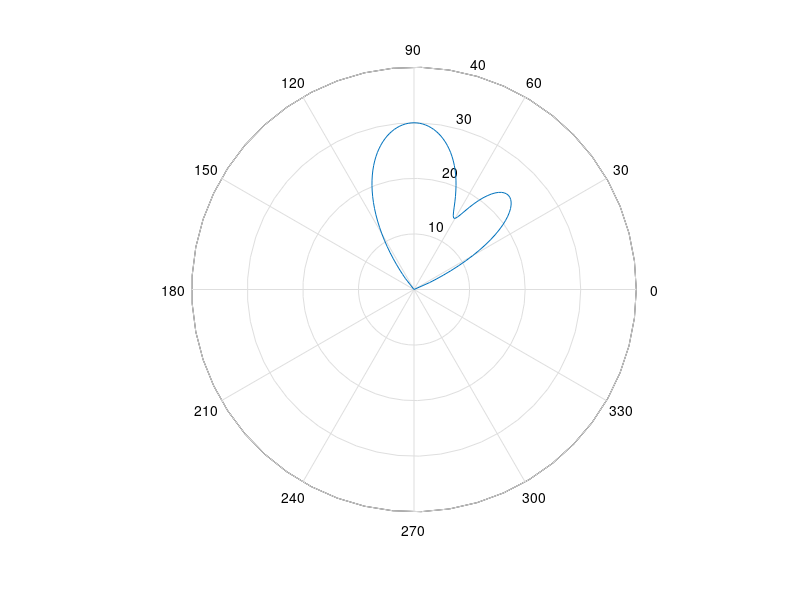
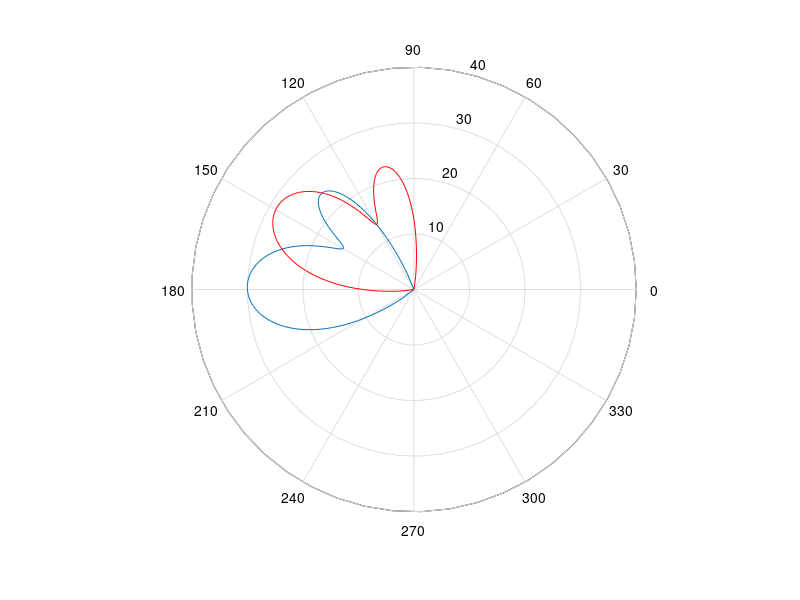
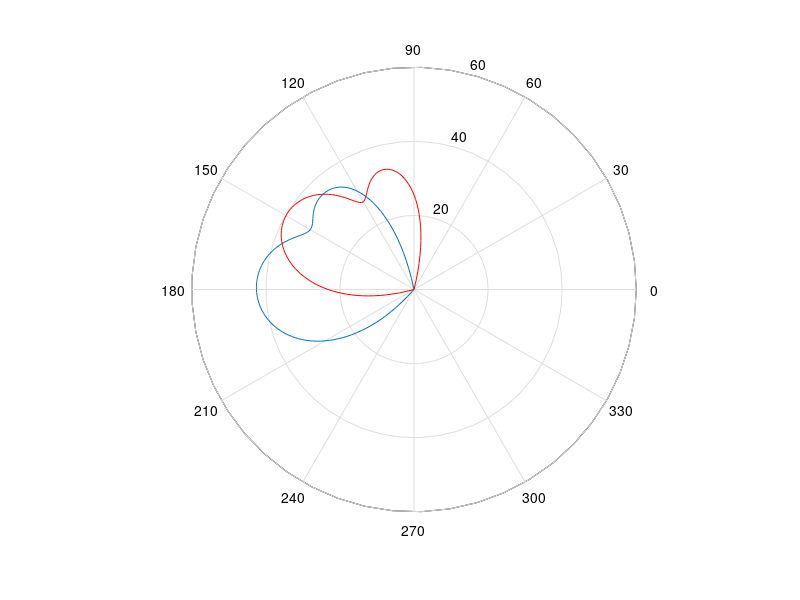

Reproduce these figures in MATLAB, in order.
% templat exercise 1A
%=============================================================================
% Copyright (c) by Patrick Eggers 2008. All rigts reserved.
% This copyright notice may NOT be removed from the program
% and must accompany any part of the program being copied .
%==============================================================================
clear all;
clf;
close all

%% Transmitted Power in dB

Tx_power = 30; 


j=sqrt(-1);

test_power=0;

del_ang=1;%2.5; % angular resolution
%check what happens at -180
lo_deg=1;
hi_deg=360;
phi=lo_deg:del_ang:hi_deg; % full circle
deg2rad=pi/180;
rad2deg=180/pi;
rad=phi*deg2rad; % in radians
phi_0=0;

% 1st part of pattern
a=zeros(size(rad)); % why do we do this, what happen w this statement?
a1=sin(rad).^30;  % 53 to 128 deg

% 2nd part of pattern
a2=0.25*cos(rad-pi/4).^80; % 24 to 66 deg

% combine thge two in to one common pattern 'a' .. how ??

a(53:128)=a1(53:128);
a(24:66)=a(24:66)+a2(24:66);

% dB and plot
a_dB=10.*log10(a + 0.001);

a_dB_polar=[ transpose(rad) transpose(a_dB+Tx_power*ones(size(a_dB,1),size(a_dB,2)))];


%plot(rad,a_dB);
figure
polar(a_dB_polar(:,1),a_dB_polar(:,2)) % what should arguments be?
% axis([0 2*pi -60 0])

%% 

dirac90=zeros(size(rad));
dirac60=zeros(size(rad));
dirac90(90)=1;
dirac60(60)=3/4;

rect1=zeros(size(rad));
rect1(80:100)=1;

rect2=zeros(size(rad));
rect2(54:67)=3/4;

Rect1=fft(rect1);
Rect2=fft(rect2);

Dirac= fft(dirac90);
Dirac2= fft(dirac60);


A=fft(a);
RESULT=ifft((A).*Dirac);
RESULT2=ifft((A).*Dirac2);
RESULT_dB=10.*log10(RESULT + 0.001);
RESULT2_dB=10.*log10(RESULT2 + 0.001);


RESULT3=ifft((A).*Rect1);
RESULT4=ifft((A).*Rect2);
RESULT3_dB=10.*log10(RESULT3 + 0.001);
RESULT4_dB=10.*log10(RESULT4 + 0.001);

RESULT_dB_polar=[ transpose(rad) transpose(RESULT_dB+Tx_power*ones(size(RESULT_dB,1),size(RESULT_dB,2)))];
RESULT2_dB_polar=[ transpose(rad) transpose(RESULT2_dB+Tx_power*ones(size(RESULT2_dB,1),size(RESULT2_dB,2)))];

figure
polar(RESULT_dB_polar(:,1),RESULT_dB_polar(:,2))
hold on
polar(RESULT2_dB_polar(:,1),RESULT2_dB_polar(:,2),'r')
hold off


RESULT3_dB_polar=[ transpose(rad) transpose(RESULT3_dB+Tx_power*ones(size(RESULT_dB,1),size(RESULT_dB,2)))];
RESULT4_dB_polar=[ transpose(rad) transpose(RESULT4_dB+Tx_power*ones(size(RESULT2_dB,1),size(RESULT2_dB,2)))];
figure

polar(RESULT3_dB_polar(:,1),RESULT3_dB_polar(:,2))
hold on
polar(RESULT4_dB_polar(:,1),RESULT4_dB_polar(:,2),'r')
hold off



%-------------- question 1  ---------------------
%calculate C0/I0

%CS/IS

%2)------------- question 2 ------------------------
% make angular correlation/convolution of patterna and new environment
% how ??? .. think of convolution --- vs frequency domain
% NOTE dB is only for plotting/visualisation .. all manipulations are in liear power
% (OR du you have an altrenativeto solving the question .. then do both)

%initiate Cs and Is

% perform correlation of a and Cs

% perform correlation of a and Is

% plot result of correlations dBs _> polar plot, remeber offset and negative
% value trunking .. why??

% read out the values asked for in question .. how /where do you read and
% compare??